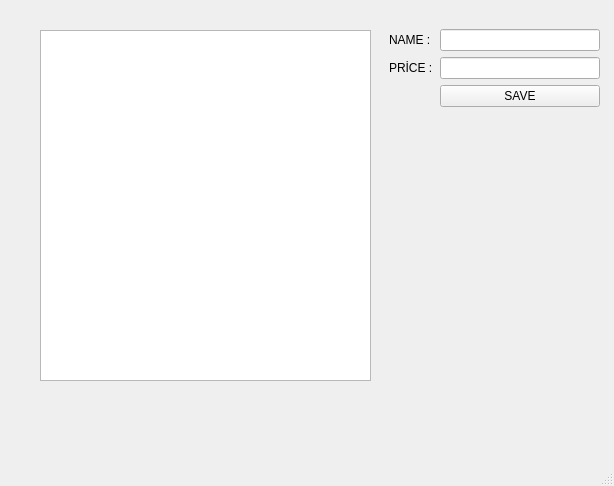
<?xml version="1.0" encoding="UTF-8"?>
<ui version="4.0">
 <class>MainWindow</class>
 <widget class="QMainWindow" name="MainWindow">
  <property name="geometry">
   <rect>
    <x>0</x>
    <y>0</y>
    <width>614</width>
    <height>486</height>
   </rect>
  </property>
  <property name="windowTitle">
   <string>MainWindow</string>
  </property>
  <widget class="QWidget" name="centralwidget">
   <widget class="QTableWidget" name="tblProducts">
    <property name="geometry">
     <rect>
      <x>40</x>
      <y>30</y>
      <width>331</width>
      <height>351</height>
     </rect>
    </property>
   </widget>
   <widget class="QWidget" name="formLayoutWidget">
    <property name="geometry">
     <rect>
      <x>389</x>
      <y>29</y>
      <width>211</width>
      <height>141</height>
     </rect>
    </property>
    <layout class="QFormLayout" name="formLayout">
     <item row="0" column="0">
      <widget class="QLabel" name="lblName">
       <property name="text">
        <string>NAME : </string>
       </property>
      </widget>
     </item>
     <item row="0" column="1">
      <widget class="QLineEdit" name="lineName"/>
     </item>
     <item row="1" column="0">
      <widget class="QLabel" name="lblPrice">
       <property name="text">
        <string>PRİCE :</string>
       </property>
      </widget>
     </item>
     <item row="1" column="1">
      <widget class="QLineEdit" name="linePrice"/>
     </item>
     <item row="2" column="1">
      <widget class="QPushButton" name="btnSave">
       <property name="text">
        <string>SAVE</string>
       </property>
      </widget>
     </item>
    </layout>
   </widget>
  </widget>
  <widget class="QMenuBar" name="menubar">
   <property name="geometry">
    <rect>
     <x>0</x>
     <y>0</y>
     <width>614</width>
     <height>21</height>
    </rect>
   </property>
  </widget>
  <widget class="QStatusBar" name="statusbar"/>
 </widget>
 <resources/>
 <connections/>
</ui>
